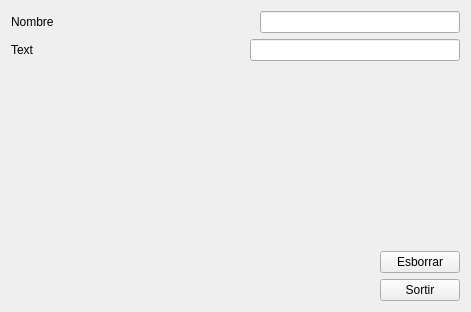
<?xml version="1.0" encoding="UTF-8"?>
<ui version="4.0">
 <class>App3</class>
 <widget class="QWidget" name="App3">
  <property name="geometry">
   <rect>
    <x>0</x>
    <y>0</y>
    <width>471</width>
    <height>312</height>
   </rect>
  </property>
  <property name="windowTitle">
   <string>Nombre i Text</string>
  </property>
  <layout class="QVBoxLayout" name="verticalLayout_2">
   <item>
    <layout class="QHBoxLayout" name="horizontalLayout">
     <item>
      <widget class="QLabel" name="label">
       <property name="text">
        <string>Nombre</string>
       </property>
      </widget>
     </item>
     <item>
      <spacer name="horizontalSpacer">
       <property name="orientation">
        <enum>Qt::Horizontal</enum>
       </property>
       <property name="sizeHint" stdset="0">
        <size>
         <width>68</width>
         <height>20</height>
        </size>
       </property>
      </spacer>
     </item>
     <item>
      <widget class="QLineEdit" name="lineEdit">
       <property name="styleSheet">
        <string notr="true">color:red</string>
       </property>
       <property name="inputMethodHints">
        <set>Qt::ImhDigitsOnly</set>
       </property>
       <property name="inputMask">
        <string notr="true">9000000000</string>
       </property>
       <property name="text">
        <string/>
       </property>
       <property name="maxLength">
        <number>10</number>
       </property>
      </widget>
     </item>
    </layout>
   </item>
   <item>
    <layout class="QHBoxLayout" name="horizontalLayout_2">
     <item>
      <widget class="QLabel" name="label_2">
       <property name="text">
        <string>Text</string>
       </property>
      </widget>
     </item>
     <item>
      <spacer name="horizontalSpacer_2">
       <property name="orientation">
        <enum>Qt::Horizontal</enum>
       </property>
       <property name="sizeHint" stdset="0">
        <size>
         <width>58</width>
         <height>20</height>
        </size>
       </property>
      </spacer>
     </item>
     <item>
      <widget class="QLineEdit" name="lineEdit_2">
       <property name="styleSheet">
        <string notr="true">color:blue</string>
       </property>
       <property name="inputMask">
        <string notr="true">AAAAAAAAAA</string>
       </property>
       <property name="maxLength">
        <number>10</number>
       </property>
      </widget>
     </item>
    </layout>
   </item>
   <item>
    <spacer name="verticalSpacer">
     <property name="orientation">
      <enum>Qt::Vertical</enum>
     </property>
     <property name="sizeHint" stdset="0">
      <size>
       <width>20</width>
       <height>133</height>
      </size>
     </property>
    </spacer>
   </item>
   <item>
    <layout class="QVBoxLayout" name="verticalLayout">
     <item>
      <layout class="QHBoxLayout" name="horizontalLayout_3">
       <item>
        <spacer name="horizontalSpacer_4">
         <property name="orientation">
          <enum>Qt::Horizontal</enum>
         </property>
         <property name="sizeHint" stdset="0">
          <size>
           <width>40</width>
           <height>20</height>
          </size>
         </property>
        </spacer>
       </item>
       <item>
        <widget class="QPushButton" name="pushButton_2">
         <property name="text">
          <string>Esborrar</string>
         </property>
        </widget>
       </item>
      </layout>
     </item>
     <item>
      <layout class="QHBoxLayout" name="horizontalLayout_4">
       <item>
        <spacer name="horizontalSpacer_3">
         <property name="orientation">
          <enum>Qt::Horizontal</enum>
         </property>
         <property name="sizeHint" stdset="0">
          <size>
           <width>40</width>
           <height>20</height>
          </size>
         </property>
        </spacer>
       </item>
       <item>
        <widget class="QPushButton" name="pushButton">
         <property name="text">
          <string>Sortir</string>
         </property>
        </widget>
       </item>
      </layout>
     </item>
    </layout>
   </item>
  </layout>
 </widget>
 <resources/>
 <connections>
  <connection>
   <sender>pushButton_2</sender>
   <signal>clicked()</signal>
   <receiver>lineEdit_2</receiver>
   <slot>clear()</slot>
   <hints>
    <hint type="sourcelabel">
     <x>416</x>
     <y>240</y>
    </hint>
    <hint type="destinationlabel">
     <x>357</x>
     <y>56</y>
    </hint>
   </hints>
  </connection>
  <connection>
   <sender>pushButton</sender>
   <signal>clicked()</signal>
   <receiver>App3</receiver>
   <slot>close()</slot>
   <hints>
    <hint type="sourcelabel">
     <x>425</x>
     <y>282</y>
    </hint>
    <hint type="destinationlabel">
     <x>235</x>
     <y>155</y>
    </hint>
   </hints>
  </connection>
  <connection>
   <sender>pushButton_2</sender>
   <signal>clicked()</signal>
   <receiver>lineEdit</receiver>
   <slot>clear()</slot>
   <hints>
    <hint type="sourcelabel">
     <x>416</x>
     <y>240</y>
    </hint>
    <hint type="destinationlabel">
     <x>363</x>
     <y>23</y>
    </hint>
   </hints>
  </connection>
 </connections>
</ui>
